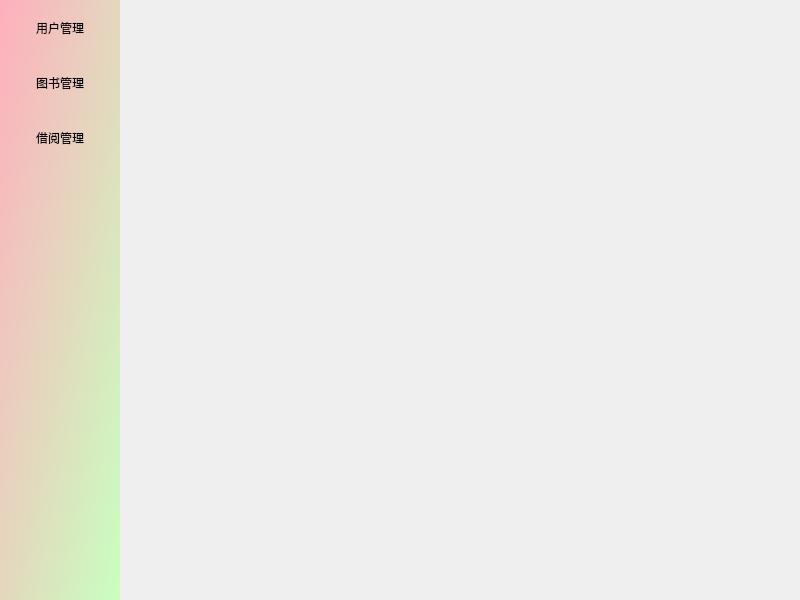
<?xml version="1.0" encoding="UTF-8"?>
<ui version="4.0">
 <class>MainWindow1</class>
 <widget class="QMainWindow" name="MainWindow1">
  <property name="geometry">
   <rect>
    <x>0</x>
    <y>0</y>
    <width>800</width>
    <height>600</height>
   </rect>
  </property>
  <property name="windowTitle">
   <string>MainWindow</string>
  </property>
  <widget class="QWidget" name="centralwidget">
   <widget class="QWidget" name="widget" native="true">
    <property name="geometry">
     <rect>
      <x>0</x>
      <y>0</y>
      <width>801</width>
      <height>601</height>
     </rect>
    </property>
    <widget class="QWidget" name="tool" native="true">
     <property name="geometry">
      <rect>
       <x>0</x>
       <y>0</y>
       <width>120</width>
       <height>600</height>
      </rect>
     </property>
     <property name="minimumSize">
      <size>
       <width>120</width>
       <height>0</height>
      </size>
     </property>
     <property name="maximumSize">
      <size>
       <width>120</width>
       <height>16777215</height>
      </size>
     </property>
     <property name="sizeIncrement">
      <size>
       <width>0</width>
       <height>0</height>
      </size>
     </property>
     <property name="baseSize">
      <size>
       <width>0</width>
       <height>0</height>
      </size>
     </property>
     <property name="styleSheet">
      <string notr="true">QWidget#tool {background-color:qlineargradient(spread:pad, x1:0, y1:0, x2:1, y2:1, stop:0 rgba(255, 175, 189, 255), stop:1 rgba(201, 255, 191, 255))}
QWidget#tool QPushButton{border:none;min-height:55px;font:16px &quot;黑体&quot;;text-align:center}
QWidget#tool QPushButton:hover,QWidget#tool QPushButton:checked{background-color:rgba(201, 255, 191, 255);}</string>
     </property>
     <layout class="QGridLayout" name="gridLayout">
      <property name="leftMargin">
       <number>0</number>
      </property>
      <property name="topMargin">
       <number>0</number>
      </property>
      <property name="rightMargin">
       <number>0</number>
      </property>
      <property name="bottomMargin">
       <number>0</number>
      </property>
      <property name="spacing">
       <number>0</number>
      </property>
      <item row="0" column="0">
       <widget class="QPushButton" name="btn_user">
        <property name="text">
         <string>用户管理</string>
        </property>
        <attribute name="buttonGroup">
         <string notr="true">buttonGroup</string>
        </attribute>
       </widget>
      </item>
      <item row="1" column="0">
       <widget class="QPushButton" name="btn_book">
        <property name="text">
         <string>图书管理</string>
        </property>
        <attribute name="buttonGroup">
         <string notr="true">buttonGroup</string>
        </attribute>
       </widget>
      </item>
      <item row="2" column="0">
       <widget class="QPushButton" name="btn_bookLending">
        <property name="text">
         <string>借阅管理</string>
        </property>
        <attribute name="buttonGroup">
         <string notr="true">buttonGroup</string>
        </attribute>
       </widget>
      </item>
      <item row="3" column="0">
       <spacer name="verticalSpacer">
        <property name="orientation">
         <enum>Qt::Vertical</enum>
        </property>
        <property name="sizeHint" stdset="0">
         <size>
          <width>20</width>
          <height>40</height>
         </size>
        </property>
       </spacer>
      </item>
     </layout>
    </widget>
    <widget class="QStackedWidget" name="stackedWidget">
     <property name="geometry">
      <rect>
       <x>140</x>
       <y>0</y>
       <width>691</width>
       <height>611</height>
      </rect>
     </property>
    </widget>
   </widget>
  </widget>
 </widget>
 <resources/>
 <connections/>
 <buttongroups>
  <buttongroup name="buttonGroup"/>
 </buttongroups>
</ui>
